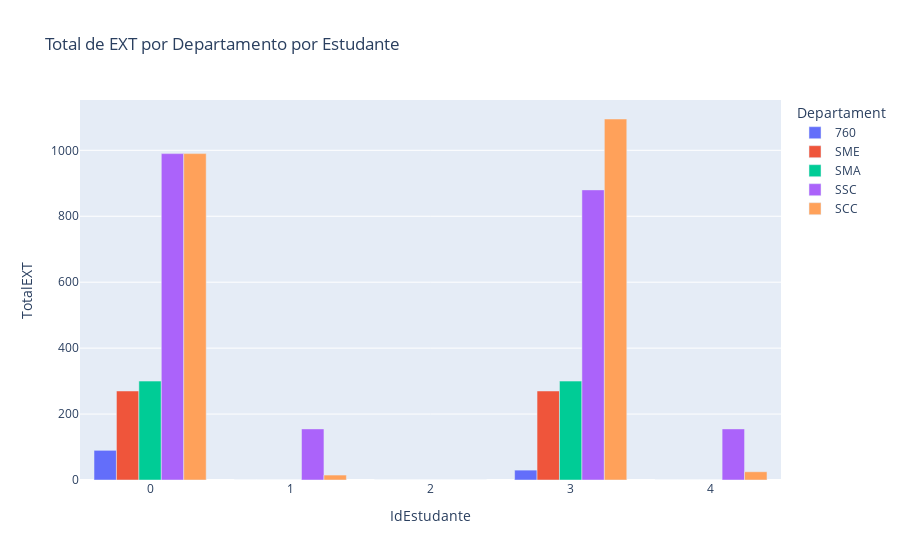

Notebook source saved alongside this figure:
### Code cell
# Sum EXT per student
ext_per_student = grades_with_students.group_by('IdEstudante').agg(
    pl.col('EXT').sum().alias('TotalEXT')
    ).sort('TotalEXT')
ext_per_student

### Figure 1 — Plotly figure (JSON) as saved in the notebook; plotly's stock layout.template omitted (floating-point values rounded to 4 significant figures)
{"data": [{"alignmentgroup": "True", "hovertemplate": "Departament=760<br>IdEstudante=%{x}<br>TotalEXT=%{y}<extra></extra>", "legendgroup": "760", "marker": {"color": "#636efa", "pattern": {"shape": ""}}, "name": "760", "offsetgroup": "760", "orientation": "v", "showlegend": true, "textposition": "auto", "type": "bar", "x": [0, 1, 2, 3, 4], "xaxis": "x", "y": [90, 0, 0, 30, 0], "yaxis": "y"}, {"alignmentgroup": "True", "hovertemplate": "Departament=SME<br>IdEstudante=%{x}<br>TotalEXT=%{y}<extra></extra>", "legendgroup": "SME", "marker": {"color": "#EF553B", "pattern": {"shape": ""}}, "name": "SME", "offsetgroup": "SME", "orientation": "v", "showlegend": true, "textposition": "auto", "type": "bar", "x": [0, 1, 2, 3, 4], "xaxis": "x", "y": [270, 0, 0, 270, 0], "yaxis": "y"}, {"alignmentgroup": "True", "hovertemplate": "Departament=SMA<br>IdEstudante=%{x}<br>TotalEXT=%{y}<extra></extra>", "legendgroup": "SMA", "marker": {"color": "#00cc96", "pattern": {"shape": ""}}, "name": "SMA", "offsetgroup": "SMA", "orientation": "v", "showlegend": true, "textposition": "auto", "type": "bar", "x": [0, 1, 2, 3, 4], "xaxis": "x", "y": [300, 0, 0, 300, 0], "yaxis": "y"}, {"alignmentgroup": "True", "hovertemplate": "Departament=SSC<br>IdEstudante=%{x}<br>TotalEXT=%{y}<extra></extra>", "legendgroup": "SSC", "marker": {"color": "#ab63fa", "pattern": {"shape": ""}}, "name": "SSC", "offsetgroup": "SSC", "orientation": "v", "showlegend": true, "textposition": "auto", "type": "bar", "x": [0, 1, 2, 3, 4], "xaxis": "x", "y": [990, 155, 0, 880, 155], "yaxis": "y"}, {"alignmentgroup": "True", "hovertemplate": "Departament=SCC<br>IdEstudante=%{x}<br>TotalEXT=%{y}<extra></extra>", "legendgroup": "SCC", "marker": {"color": "#FFA15A", "pattern": {"shape": ""}}, "name": "SCC", "offsetgroup": "SCC", "orientation": "v", "showlegend": true, "textposition": "auto", "type": "bar", "x": [0, 1, 2, 3, 4], "xaxis": "x", "y": [990, 15, 0, 1095, 25], "yaxis": "y"}], "layout": {"barmode": "group", "legend": {"title": {"text": "Departament"}, "tracegroupgap": 0}, "title": {"text": "Total de EXT por Departamento por Estudante"}, "xaxis": {"anchor": "y", "domain": [0, 1], "title": {"text": "IdEstudante"}}, "yaxis": {"anchor": "x", "domain": [0, 1], "title": {"text": "TotalEXT"}}}}
